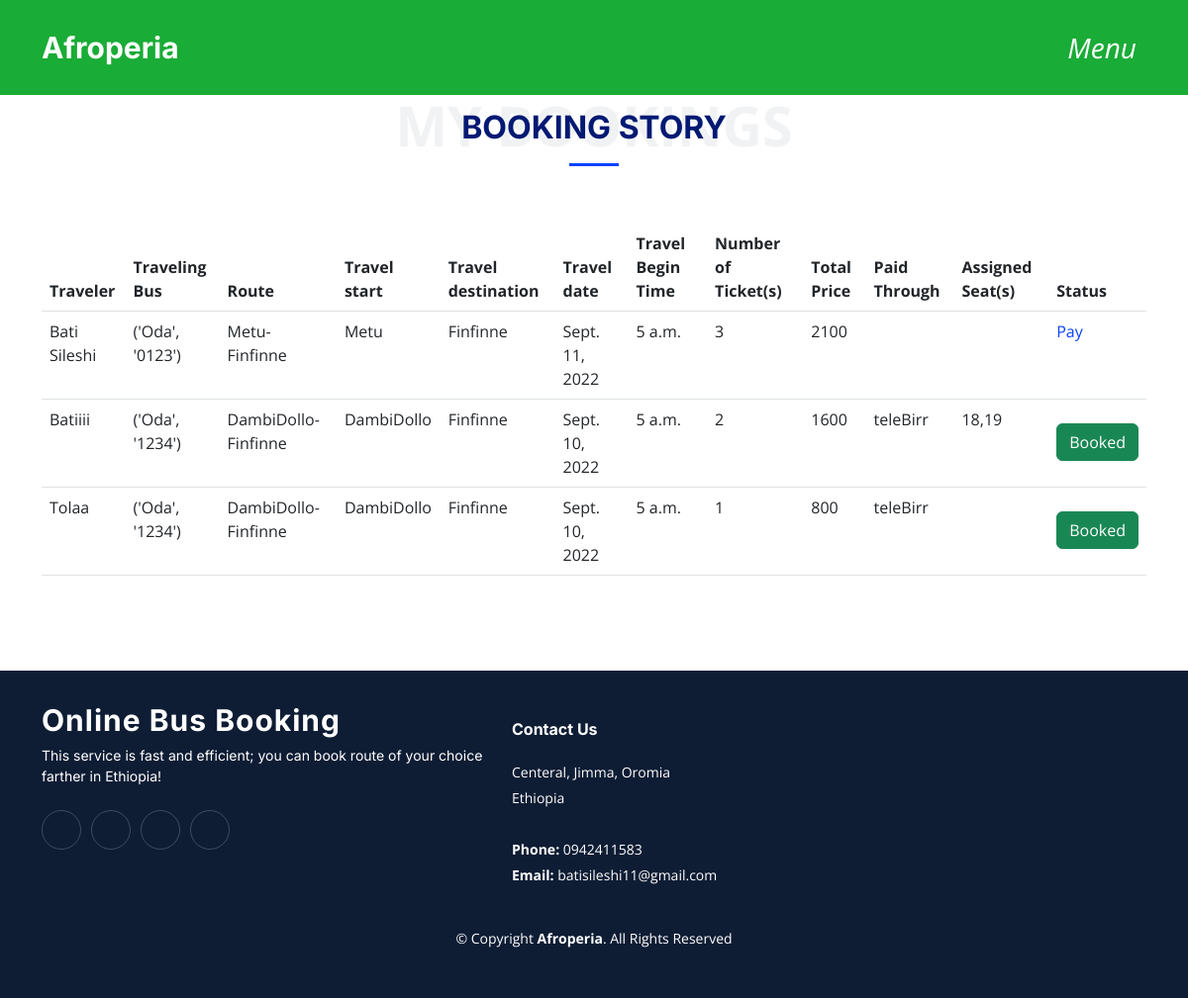
The page /my-booking/6/ (signed in) on the database its author committed.
### Customer/models.py (models this page shows, shortened)
class Booking(models.Model):
    user=models.ForeignKey(User, on_delete=models.CASCADE, null=True)
    route=models.ForeignKey(Route, on_delete=models.SET_NULL, null=True)
    sub_route=models.ForeignKey(SubRoute, on_delete=models.SET_NULL, null=True)
    bus=models.CharField(max_length=255, null=True)
    start=models.CharField(max_length=255, null=True)
    destination=models.CharField(max_length=255, null=True)
    travel_date=models.DateField(null=True)
    travel_begin_time=models.TimeField(null=True)
    travaler_name=models.CharField(max_length=255, null=True)
    traveler_contact=models.CharField(max_length=13, null=True)
    seat_quantity=models.CharField(max_length=2,  null=True)
    updated=models.DateTimeField(auto_now=True, null=True)
    created=models.DateTimeField(auto_now_add=True, null=True)

### Bus_admin/models.py (models this page shows, shortened)
class Route(models.Model):
    route_admin=models.ForeignKey(User, on_delete=models.CASCADE, null=True)
    name=models.CharField(max_length=255, null=True)
    start=models.CharField(max_length=255, null=True)
    destination=models.CharField(max_length=255, null=True)
    via_cities=models.CharField(max_length=255, null=True)
    travel_date=models.DateField(null=True)
    travel_begin_time=models.TimeField(null=True)
    travel_distance=models.IntegerField(null=True)
    travel_aproximate_time=models.CharField(max_length=255, null=True)
    single_seat_price=models.IntegerField(null=True)
    travel_facilities=models.CharField(max_length=255, null=True)
    updated=models.DateTimeField(auto_now=True, null=True)
    created=models.DateTimeField(auto_now_add=True, null=True)

### Booker/models.py (models this page shows, shortened)
class FinishPayment(models.Model):
    booking=models.OneToOneField(Booking, on_delete=models.CASCADE, primary_key=True, related_name="finishpymnt_booking")
    payment_method=models.ForeignKey(PaymentInformation, on_delete=models.CASCADE, null=True)
    paid_by=models.CharField(max_length=255, null=True)
    transaction_id=models.CharField(max_length=255, null=True, blank=True)
    screenshot= models.ImageField(null=True)
    updated=models.DateTimeField(auto_now=True, null=True)
    created=models.DateTimeField(auto_now_add=True, null=True)

class PaymentInformation(models.Model):
    route = models.ForeignKey(Route, on_delete=models.CASCADE)
    payment_method = models.ForeignKey(PaymentMethod, on_delete=models.CASCADE, blank=False, null=True)
    account_holder = models.CharField(max_length=55)
    account_number = models.IntegerField()
    phone_number = models.IntegerField()
    updated = models.DateTimeField(auto_now=True, null=True)
    created = models.DateTimeField(auto_now_add=True, null=True)

class AssignSeat(models.Model):
     booking=models.OneToOneField(Booking, on_delete=models.CASCADE, primary_key=True, related_name="assign_seat")
     seat_number=models.CharField(max_length=20, null=True)
     updated = models.DateTimeField(auto_now=True, null=True)
     created = models.DateTimeField(auto_now_add=True, null=True)

### System_admin/models.py (models this page shows, shortened)
class PaymentMethod(models.Model):
    name = models.CharField(max_length=55)
    type = models.CharField(max_length=55)
    logo = models.ImageField(max_length=55, null=True)
    description = models.TextField()
    code = models.IntegerField()
    contact = models.IntegerField()
    updated = models.DateTimeField(auto_now=True, null=True)
    created = models.DateTimeField(auto_now_add=True, null=True)

### Customer/views.py (the view)
# urls.py: path('my-booking/<str:pk>/', views.myBooking, name="my-booking"),
@login_required(login_url='login')
def myBooking(request, pk):
    user = get_object_or_404(User, id=pk)
    bookings=user.booking_set.filter().order_by('-created')
    context={'bookings':bookings}
    if request.user != user:
        return HttpResponse("You are not allowed here!")
    return render(request, 'Customer/my_booking.html', context)

### Customer/templates/Customer/my_booking.html (shortened to what this page needs)
{% extends 'customer/customermain.html'%} {% block content%}
<main id="main">
    <section id="horizontal-pricing" class="horizontal-pricing">
        <div class="section-header">
            <h2>Booking Story</h2>
        </div>
        <div class="container ">
            <div class="table-responsive table mt-2" id="dataTable" role="grid" aria-describedby="dataTable_info">
                <table class="table dataTable my-0" id="dataTable">
                    <thead>
                        <tr>
                            <th scope="col">Traveler</th>
                            <th scope="col">Traveling Bus</th>
                            <th scope="col">Route</th>
                            <th scope="col">Travel start</th>
                            <th scope="col">Travel destination</th>
                            <th scope="col">Travel date</th>
                            <th scope="col">Travel Begin Time</th>
                            <th scope="col">Number of Ticket(s)</th>
                            <th scope="col">Total Price</th>
                            <th scope="col">Paid Through</th>
                            <th scope="col">Assigned Seat(s)</th>
                            <th scope="col">Status</th>
                        </tr>
                    </thead>
                    <tbody>
                        {% for booking in bookings%}
                        <tr>
                            <td>{{booking.travaler_name}}</td>
                            <td>{{booking.bus}}</td>
                            <td>{{booking.route.name}}</td>
                            <td>{{booking.start}}</td>
                            <td>{{booking.destination}}</td>
                            <td>{{booking.travel_date}}</td>
                            <td>{{booking.travel_begin_time}}</td>
                            <td>{{booking.seat_quantity}}</td>
                            <td>
                                {% widthratio booking.seat_quantity 1 booking.route.single_seat_price %}
                            </td>
                            <td> {{booking.finishpymnt_booking.payment_method.payment_method.name}}</td>
                            <td> {{booking.assign_seat.seat_number}} </td>
                            <td>{% if booking.id != booking.finishpymnt_booking.booking_id%}<a href="{% url 'pay' booking.id %}">Pay</a> {%else%}
                                <p></p>
                                {% if booking.id == booking.finishpymnt_booking.booking_id and booking.finishpymnt_booking.finishpayment_status.fnishpayment_id != booking.id%}<button class="btn btn-primary">Under Review</button> {%endif%} {%endif%}
                                {% if booking.id == booking.finishpymnt_booking.booking_id and booking.finishpymnt_booking.finishpayment_status.fnishpayment_id == booking.id and booking.finishpymnt_booking.finishpayment_status.status is True%}
                                <button class="btn btn-success">Booked</button>{%endif%}
                        </tr>
                        {%endfor%}
                    </tbody>
                </table>
            </div>
    </section>
</main>
{%endblock content%}

### static/Customer_assets/css/main.css (style rules this page uses)
:root { --font-default: "Open Sans", system-ui, -apple-system, "Segoe UI", Roboto, "Helvetica Neue", Arial, "Noto Sans", "Liberation Sans", sans-serif, "Apple Color Emoji", "Segoe UI Emoji", "Segoe UI Symbol", "Noto Color Emoji"; --font-primary: "Inter", sans-serif; --font-secondary: "Poppins", sans-serif; }
:root { --color-default: #0a0d13; --color-primary: #0d42ff; --color-secondary: #0e1d34; }
:root { scroll-behavior: smooth; }
body { font-family: var(--font-default); color: var(--color-default); }
a { color: var(--color-primary); text-decoration: none; }
h1, h2, h3, h4, h5, h6 { font-family: var(--font-primary); }
section { padding: 80px 0; overflow: hidden; }
.section-header { text-align: center; padding: 30px 0; position: relative; }
.section-header h2 { font-size: 32px; font-weight: 700; text-transform: uppercase; margin-bottom: 20px; padding-bottom: 0; color: #001973; position: relative; z-index: 2; margin-bottom: 20px; padding-bottom: 20px; position: relative; }
.section-header h2:after { content: ""; position: absolute; display: block; width: 50px; height: 3px; background: var(--color-primary); left: 0; right: 0; bottom: 0; margin: auto; }

### rows shown on the page
Booking: travaler_name "Bati Sileshi", bus "('Oda', '0123')", route.name "Metu-Finfinne", start "Metu", destination "Finfinne", travel_date "Sept. 11, 2022", travel_begin_time "5 a.m.", seat_quantity "3", seat_quantity+route "2100", shows "Pay"
Booking: travaler_name "Batiiii", bus "('Oda', '1234')", route.name "DambiDollo-Finfinne", start "DambiDollo", destination "Finfinne", travel_date "Sept. 10, 2022", travel_begin_time "5 a.m.", seat_quantity "2", seat_quantity+route "1600", finishpymnt_booking.payment_method.payment_method.name "teleBirr", assign_seat.seat_number "18,19", shows "Booked"
Booking: travaler_name "Tolaa", bus "('Oda', '1234')", route.name "DambiDollo-Finfinne", start "DambiDollo", destination "Finfinne", travel_date "Sept. 10, 2022", travel_begin_time "5 a.m.", seat_quantity "1", seat_quantity+route "800", finishpymnt_booking.payment_method.payment_method.name "teleBirr", shows "Booked"
